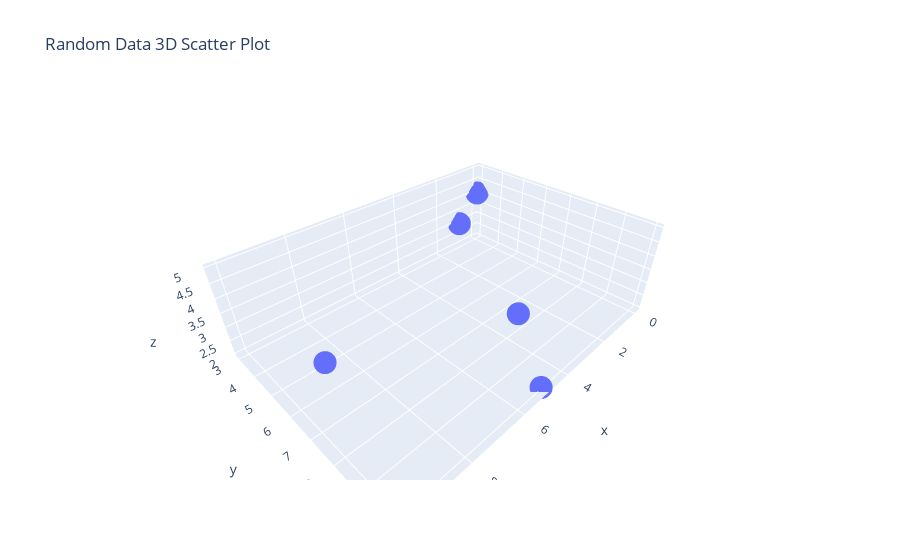

The notebook cell this image was saved under:
### Code cell
#9
import plotly.express as px
import pandas as pd
import random as rdm
df = pd.DataFrame({
    'x': [rdm.randint(0, 10) for _ in range(5)],
    'y': [rdm.randint(0, 10) for _ in range(5)],
    'z': [rdm.randint(0, 10) for _ in range(5)]
})
fig1 = px.scatter_3d(df, x='x', y='y', z='z', title="Random Data 3D Scatter Plot")
fig.write_html("fig.html")
fig1.show()

### Figure 1 — Plotly figure (JSON) as saved in the notebook; plotly's stock layout.template omitted (floating-point values rounded to 4 significant figures)
{"data": [{"hovertemplate": "x=%{x}<br>y=%{y}<br>z=%{z}<extra></extra>", "legendgroup": "", "marker": {"color": "#636efa", "symbol": "circle"}, "mode": "markers", "name": "", "scene": "scene", "showlegend": false, "type": "scatter3d", "x": [5, 10, 5, 0, 1], "y": [9, 8, 10, 3, 3], "z": [4, 5, 2, 4, 3]}], "layout": {"legend": {"tracegroupgap": 0}, "scene": {"domain": {"x": [0, 1], "y": [0, 1]}, "xaxis": {"title": {"text": "x"}}, "yaxis": {"title": {"text": "y"}}, "zaxis": {"title": {"text": "z"}}}, "title": {"text": "Random Data 3D Scatter Plot"}}}
